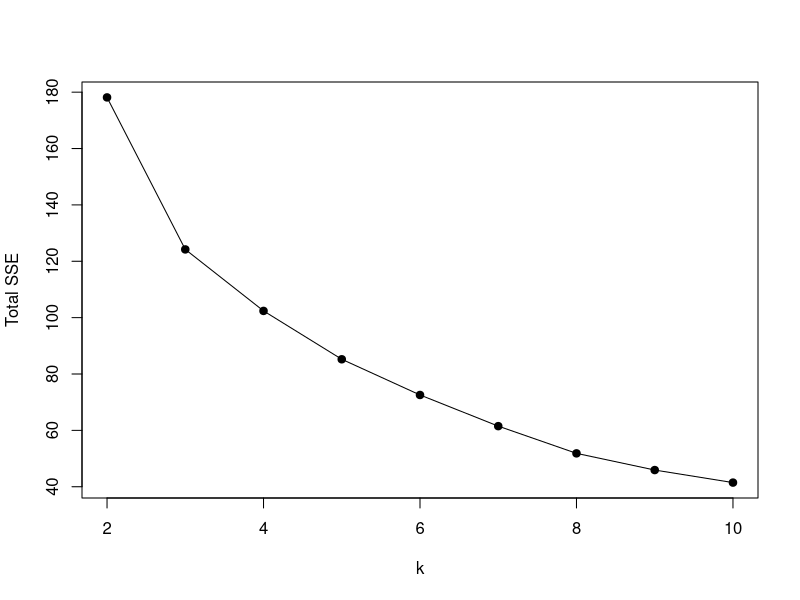
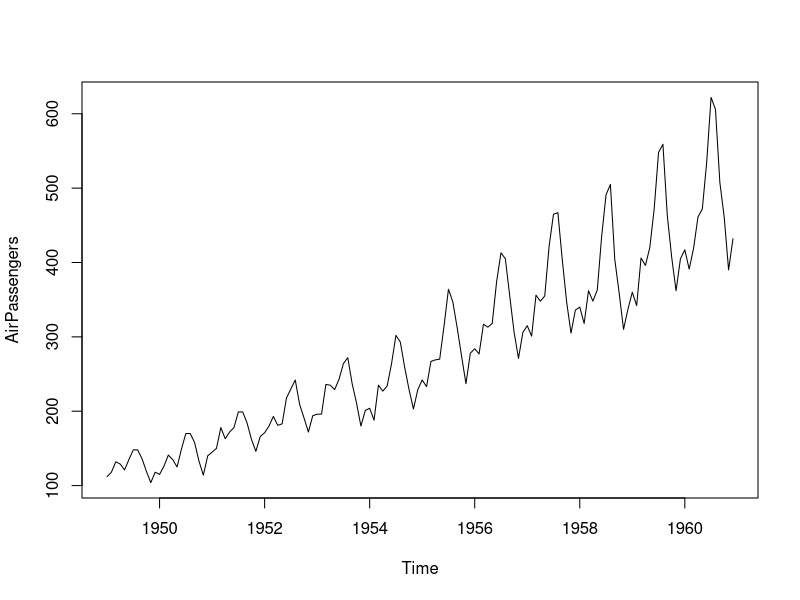
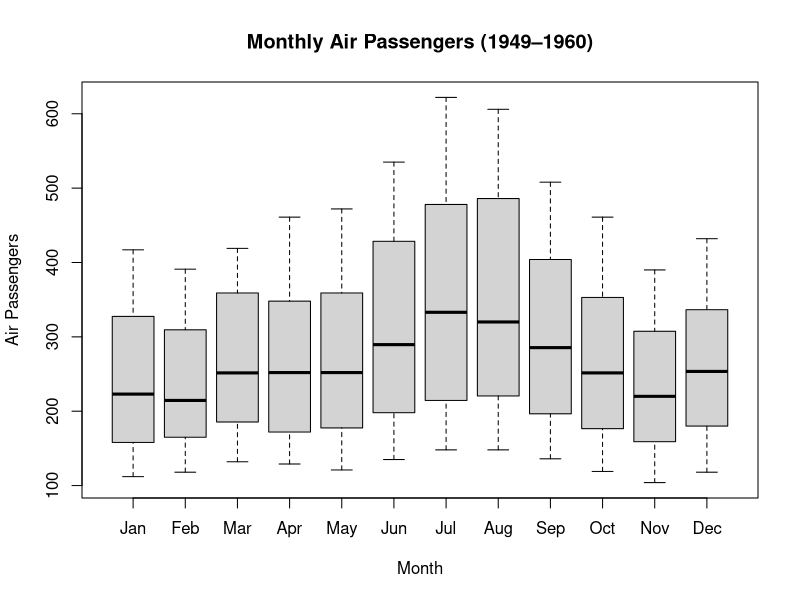
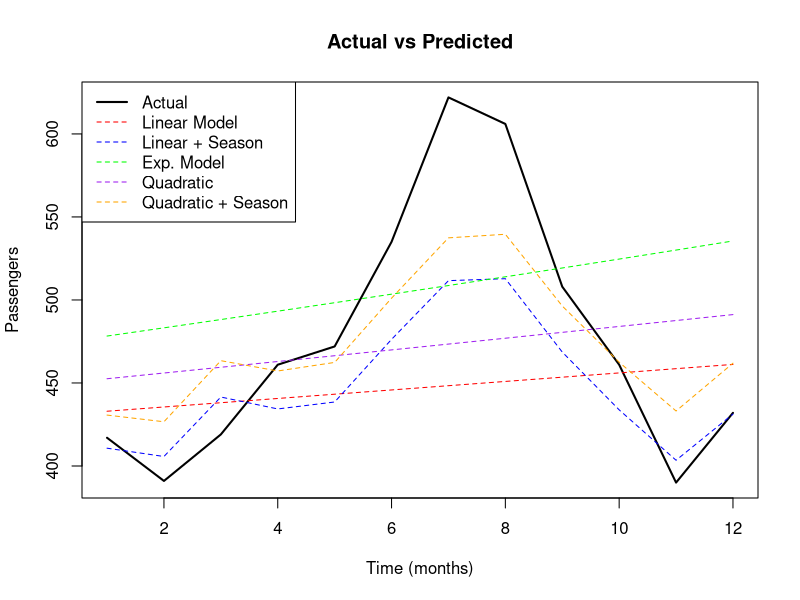

These charts were generated, in order, by the following R code:
## ---- chunk 1
# Import libraries
## ---- chunk 2
library(tidyverse)
library(dplyr)

# Read in data
data(swiss)

# Standardize data
scaled = scale(swiss)

# Best K
set.seed(31)
tot_sse = c()

for(k in 2:10) {
  km = kmeans(scaled, centers=k, nstart=25)
  tot_sse[k] = km$tot.withinss}

# Visualize best k
plot(2:10, tot_sse[2:10], type='o', pch=19, xlab='k', ylab='Total SSE')

tot_tbl = tibble(k=2:10, SSE=tot_sse[2:10])
tot_tbl = tot_tbl %>% 
  mutate(gain=lag(SSE)-SSE) %>% 
  mutate(base_gain=gain[which(!is.na(gain))[1]]) %>%
  mutate(gain_pct=round(100*gain/base_gain,2)) %>%
  select(-base_gain)
  
knitr::kable(tot_tbl, caption='SSE, marginal gain, gain % of first')

# Run with best k
set.seed(31)
best_k = 3
k3 = kmeans(scaled, centers=best_k, nstart=25) 
swiss$cluster = k3$cluster
cent = data.frame(k3$centers) 
cent$cluster <- 1:nrow(cent)
print('Centroids:')
print(cent)

swiss <- swiss %>% 
  rownames_to_column(var = "canton")

target <- cent %>% 
  arrange(desc(Examination), desc(Education)) %>%
  slice(1) %>% 
  pull(cluster)

states_high <- swiss %>% 
  filter(cluster == target) %>% 
  pull(canton)

print('Highest Examination and Education:')
print(states_high)

## ---- chunk 3
library(forecast)
library(tidyverse)

# Plot time series
data(AirPassengers)
plot(AirPassengers, type = "l")

# Create dataframe
ap.df <- data.frame(
  passengers = as.numeric(AirPassengers),
  month = factor(month.abb[cycle(AirPassengers)], levels = month.abb)
)

# Seasonal Boxplot
boxplot(passengers ~ month, data = ap.df,
        xlab = "Month", ylab = "Air Passengers",
        main = "Monthly Air Passengers (1949–1960)")

# Train test split
train <- window(AirPassengers, end = c(1959, 12))
test <- window(AirPassengers, start = c(1960, 1))

# Linear model
lm <- tslm(train ~ trend)

# Linear with seasonality
linear.season <- tslm(train ~ trend + season)

# Exponential model
expmod <- tslm(train ~ trend, lambda = 0)

# Quadratic model
quadratic <- tslm(train ~ trend + I(trend^2))

# Quadratic with seasonality
quadratic.season <- tslm(train ~ trend + I(trend^2) + season)

# Actual vs predicted
nValid = 12
actual = as.numeric(test)
pred_lm = as.numeric(forecast(lm, h = nValid)$mean)
pred_linear.season = as.numeric(forecast(linear.season, h = nValid)$mean)
pred_expmod = as.numeric(forecast(expmod, h = nValid)$mean)
pred_quadratic = as.numeric(forecast(quadratic, h = nValid)$mean)
pred_quadratic.season = as.numeric(forecast(quadratic.season, h = nValid)$mean)

# RMSE
rmse <- function(actual, predicted) {
  sqrt(mean((actual - predicted)^2))
}

rmse_lm = rmse(actual, pred_lm)
rmse_linear.season = rmse(actual, pred_linear.season)
rmse_expmod = rmse(actual, pred_expmod)
rmse_quadratic = rmse(actual, pred_quadratic)
rmse_quadratic.season = rmse(actual, pred_quadratic.season)

print('RMSE')
cat('Linear Model:', rmse_lm, "\n")
cat('Linear Season Model:', rmse_linear.season, "\n")
cat('Exponential Model:', rmse_expmod, "\n")
cat('Quadratic Model:', rmse_quadratic, "\n")
cat('Quadratic Season Model:', rmse_quadratic.season, "\n")

# Plot all 4 models (actual vs predicted)
predictions <- cbind(pred_lm, pred_linear.season, pred_expmod, pred_quadratic, pred_quadratic.season)
plot(actual, type = "l", col = "black", lwd = 2, ylim = range(c(actual, predictions)),
     ylab = "Passengers", xlab = "Time (months)", main = "Actual vs Predicted")
matlines(predictions, col = c("red", "blue", "green", "purple", "orange"), lty = 2)
legend("topleft", legend = c("Actual", "Linear Model", "Linear + Season", "Exp. Model", 
                             "Quadratic", "Quadratic + Season"),
       col = c("black", "red", "blue", "green", "purple", "orange"), lty = c(1, 2, 2, 2, 2, 2), 
       lwd = c(2, 1, 1, 1, 1, 1))
